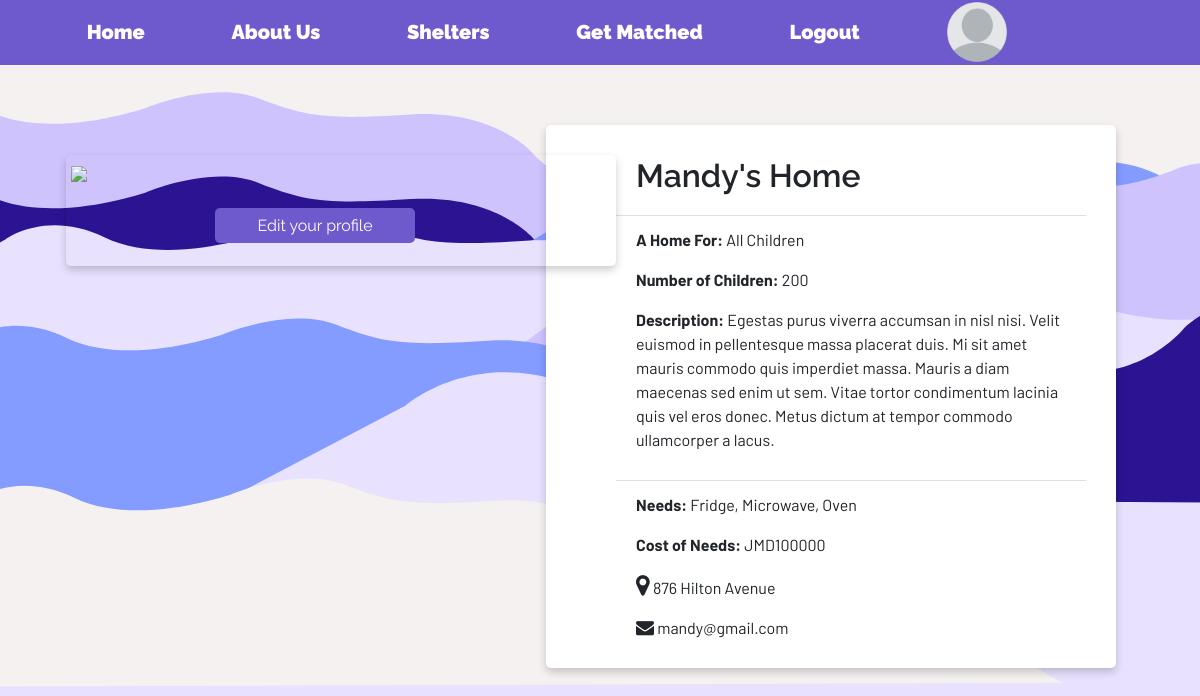
Screenshot of /chome (signed in) with the database file from the repository.
### website/models.py (models this page shows)
class User(db.Model, UserMixin):
    id = db.Column(db.Integer, primary_key=True)
    full_name = db.Column(db.String(128))
    email = db.Column(db.String(256), unique=True)
    password = db.Column(db.String(16))
    urole = db.Column(db.String(20))

class Home(db.Model):
    id = db.Column(db.Integer, primary_key=True)
    home_name = db.Column(db.String(256))
    home_email = db.Column(db.String(256), unique=True)
    home_password = db.Column(db.String(16))
    home_location = db.Column(db.String(256))
    home_population = db.Column(db.Integer)
    home_specialization = db.Column(db.String(64))
    home_description = db.Column(db.String(512))
    home_needs = db.Column(db.String(512))
    home_needs_cost = db.Column(db.Integer)

### website/views.py (the view)
@views.route('/chome', methods=['GET', 'POST'])
@login_required
def chome_profile():
    if current_user.urole != "CHome":
        return redirect(url_for("auth.login"))
    home = Home.query.filter_by(home_name=current_user.full_name).first()
    return render_template("chome_profile.html", user=current_user, home=home)

### website/__init__.py (called while the page is built)
def create_app():
    app = Flask(__name__)
    app.config['SECRET_KEY'] = 'changethislater' #encrypting session data
    app.config['SQLALCHEMY_DATABASE_URI'] = f"sqlite:///{DB_NAME}" #location of database
    db.init_app(app)
    from .views import views
    from .auth import auth
    app.register_blueprint(views, url_prefix='/')
    app.register_blueprint(auth, url_prefix='/')
    from .models import User
    create_database(app)
    login_manager = LoginManager()
    login_manager.login_view = "views.home"
    login_manager.init_app(app)
    @login_manager.user_loader
    def load_user(id):
        return User.query.get(int(id))
    return app

### website/templates/chome_profile.html (shortened to what this page needs)
{% extends "base.html" %}
{% block content%}
<body background="{{ url_for('static', filename='profile_bg.png') }}"></body>
<div class="container" style="box-shadow: 0 4px 8px 0 rgba(0,0,0,0.2); transition: 0.3s; border-radius: 5px; width: 550px; float: left; margin-left: 5.5vw; padding: 5px; margin-top: 2.5vw;">
    <img src="{{ url_for('static', filename='example.jpg') }}" style="max-width: 100%; max-height: 100%;">
    <br><br>
    <div style="font-family: 'Raleway', sans-serif; margin-left: 12vw; margin-bottom: 1.5vw;">
        <button style="width: 200px; height: 35px; border-radius: 5px; background-color: #6f5acd;"><a href="/chome-edit-profile" style="color: white;">Edit your profile</a></button>
    </div>
</div>
<div id="wrapper" class="container" style="background-color: white; width: 570px; margin-top: 5vw; margin-right: 7vw; box-shadow: 0 4px 8px 0 rgba(0,0,0,0.2); transition: 0.3s; border-radius: 5px;">
    <div class="container">
        <ul class="list-group list-group-flush">
            <li class="list-group-item" style="background-color: transparent !important;">
                <h2 style="font-family: 'Raleway', sans-serif; font-weight: 600; padding-top: 20px;">{{ user.full_name }}</h2>
            </li>
            <li class="list-group-item" style="background-color: transparent !important;">
                <p style="font-family: 'Barlow', sans-serif;"><b>A Home For:</b>   {{ home.home_specialization }}</p>
                <p style="font-family: 'Barlow', sans-serif;"><b>Number of Children:</b>   {{ home.home_population }}</p>
                <p style="font-family: 'Barlow', sans-serif;"><b>Description:</b>   {{ home.home_description }}</p>
            </li>
            <li class="list-group-item" style="background-color: transparent !important;">
                <p style="font-family: 'Barlow', sans-serif;"><b>Needs:</b>   {{ home.home_needs }}</p>
                <p style="font-family: 'Barlow', sans-serif;"><b>Cost of Needs:</b>   JMD{{ home.home_needs_cost }}</p>
                <p style="font-family: 'Barlow', sans-serif;"><i class="fa fa-map-marker" style="font-size:24px"></i>   {{ home.home_location }}</p>
                <p style="font-family: 'Barlow', sans-serif;"><i class="fa fa-envelope" style="font-size:18px"></i>   {{ home.home_email }}</p>
            </li>
        </ul>
    </div>
</div>
{% endblock %}

### website/static/navstyles.css (style rules this page uses)
* { padding:0px; margin:0px; border:0px; }
li { list-style-type: none; }

### website/static/match.css (style rules this page uses)
* { padding:0px; margin:0px; border:0px; }

### rows the page displays
User: full_name "Mandy's Home"
Home: home_specialization "All Children", home_population "200", home_description "Egestas purus viverra accumsan in nisl nisi. Velit euismod in pellentesque massa placerat duis. Mi sit amet mauris commodo quis imperdiet massa. Mauris a diam maecenas sed enim ut sem. Vitae tortor condimentum lacinia quis vel eros donec. Metus dictum at tempor commodo ullamcorper a lacus.", home_needs "Fridge, Microwave, Oven", home_needs_cost "100000", home_location "876 Hilton Avenue", home_email "mandy@gmail.com"
